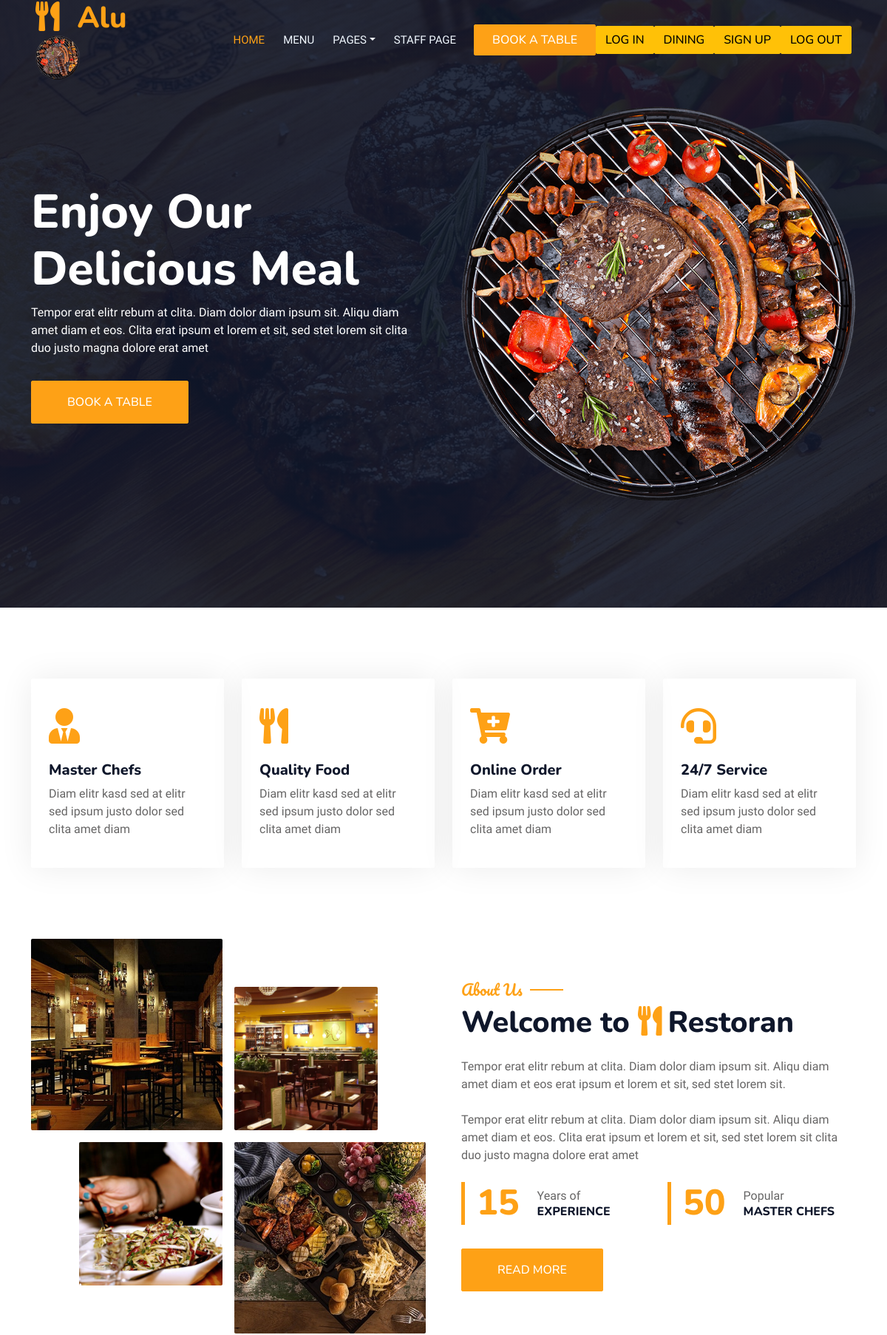
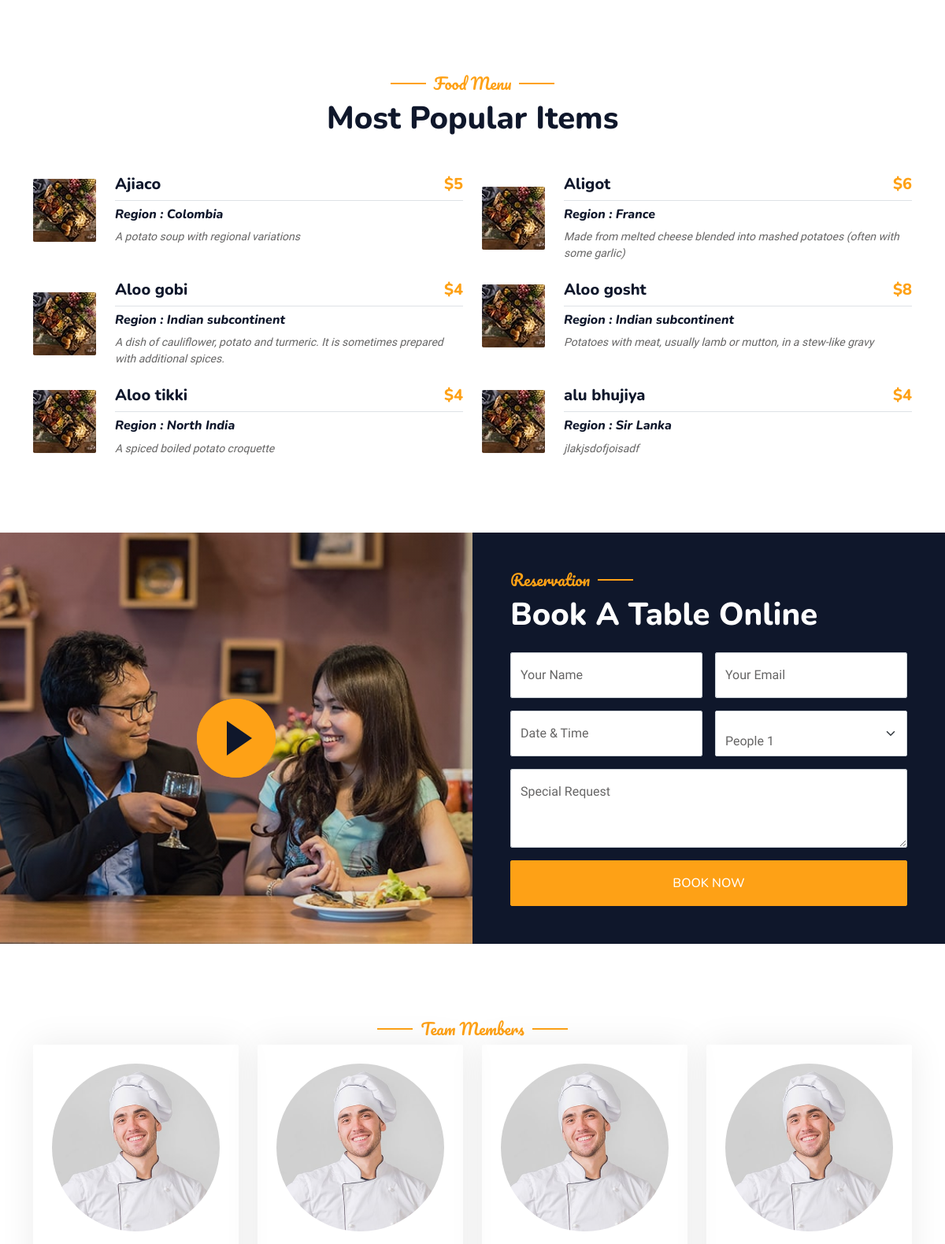
The page / (upper part) on the database its author committed (2 pictures, top to bottom).
### home/models.py (models this page shows, shortened)
class Items(models.Model):
    name = models.CharField(max_length=20)
    region = models.CharField(max_length=20, null=True)
    price = models.IntegerField()
    description = models.TextField(max_length=200)
    image = models.ImageField(null=True, blank=True, upload_to="images/")

class Staff(models.Model):
    name = models.CharField(max_length=20)
    gender = models.CharField(choices=GENDER_CHOICES, max_length=50, null=True)
    designation = models.CharField(max_length=20, null=True)
    facebook = models.CharField(max_length=200, null=True)
    linkedin = models.CharField(max_length=200, null=True)
    instagram = models.CharField(max_length=200, null=True)

### home/views.py (the view)
# urls.py: path("", index, name="index"),
def index(request):
    context = {"items": Items.objects.all(),
               "teams": Staff.objects.all(),
               "as": Testimonial.objects.all()
               }
    return render(request, "index.html", context)

### template/index.html (shortened to what this page needs)
{% extends 'base.html' %}
{% load static %}
{% block myblock %}
        <div class="container-xxl py-5">
            <div class="container">
                <div class="row g-4">
                    <div class="col-lg-3 col-sm-6 wow fadeInUp" data-wow-delay="0.1s">
                        <div class="service-item rounded pt-3">
                            <div class="p-4">
                                <i class="fa fa-3x fa-user-tie text-primary mb-4"></i>
                                <h5>Master Chefs</h5>
                                <p>Diam elitr kasd sed at elitr sed ipsum justo dolor sed clita amet diam</p>
                            </div>
                        </div>
                    </div>
                    <div class="col-lg-3 col-sm-6 wow fadeInUp" data-wow-delay="0.3s">
                        <div class="service-item rounded pt-3">
                            <div class="p-4">
                                <i class="fa fa-3x fa-utensils text-primary mb-4"></i>
                                <h5>Quality Food</h5>
                                <p>Diam elitr kasd sed at elitr sed ipsum justo dolor sed clita amet diam</p>
                            </div>
                        </div>
                    </div>
                    <div class="col-lg-3 col-sm-6 wow fadeInUp" data-wow-delay="0.5s">
                        <div class="service-item rounded pt-3">
                            <div class="p-4">
                                <i class="fa fa-3x fa-cart-plus text-primary mb-4"></i>
                                <h5>Online Order</h5>
                                <p>Diam elitr kasd sed at elitr sed ipsum justo dolor sed clita amet diam</p>
                            </div>
                        </div>
                    </div>
                    <div class="col-lg-3 col-sm-6 wow fadeInUp" data-wow-delay="0.7s">
                        <div class="service-item rounded pt-3">
                            <div class="p-4">
                                <i class="fa fa-3x fa-headset text-primary mb-4"></i>
                                <h5>24/7 Service</h5>
                                <p>Diam elitr kasd sed at elitr sed ipsum justo dolor sed clita amet diam</p>
                            </div>
                        </div>
                    </div>
                </div>
            </div>
        </div>
        <div class="container-xxl py-5">
            <div class="container">
                <div class="row g-5 align-items-center">
                    <div class="col-lg-6">
                        <div class="row g-3">
                            <div class="col-6 text-start">
                                <img class="img-fluid rounded w-100 wow zoomIn" data-wow-delay="0.1s" src="{% static 'img/about-1.jpg' %}">
                            </div>
                            <div class="col-6 text-start">
                                <img class="img-fluid rounded w-75 wow zoomIn" data-wow-delay="0.3s" src="{% static 'img/about-2.jpg' %}"style="margin-top: 25%;">
                            </div>
                            <div class="col-6 text-end">
                                <img class="img-fluid rounded w-75 wow zoomIn" data-wow-delay="0.5s" src="{% static 'img/about-3.jpg' %}">
                            </div>
                            <div class="col-6 text-end">
                                <img class="img-fluid rounded w-100 wow zoomIn" data-wow-delay="0.7s" src="{% static 'img/about-4.jpg' %}">
                            </div>
                        </div>
                    </div>
                    <div class="col-lg-6">
                        <h5 class="section-title ff-secondary text-start text-primary fw-normal">About Us</h5>
                        <h1 class="mb-4">Welcome to <i class="fa fa-utensils text-primary me-2"></i>Restoran</h1>
                        <p class="mb-4">Tempor erat elitr rebum at clita. Diam dolor diam ipsum sit. Aliqu diam amet diam et eos erat ipsum et lorem et sit, sed stet lorem sit.</p>
                        <p class="mb-4">Tempor erat elitr rebum at clita. Diam dolor diam ipsum sit. Aliqu diam amet diam et eos. Clita erat ipsum et lorem et sit, sed stet lorem sit clita duo justo magna dolore erat amet</p>
                        <div class="row g-4 mb-4">
                            <div class="col-sm-6">
                                <div class="d-flex align-items-center border-start border-5 border-primary px-3">
                                    <h1 class="flex-shrink-0 display-5 text-primary mb-0" data-toggle="counter-up">15</h1>
                                    <div class="ps-4">
                                        <p class="mb-0">Years of</p>
                                        <h6 class="text-uppercase mb-0">Experience</h6>
                                    </div>
                                </div>
                            </div>
                            <div class="col-sm-6">
                                <div class="d-flex align-items-center border-start border-5 border-primary px-3">
                                    <h1 class="flex-shrink-0 display-5 text-primary mb-0" data-toggle="counter-up">50</h1>
                                    <div class="ps-4">
                                        <p class="mb-0">Popular</p>
                                        <h6 class="text-uppercase mb-0">Master Chefs</h6>
                                    </div>
                                </div>
                            </div>
                        </div>
                        <a class="btn btn-primary py-3 px-5 mt-2" href="">Read More</a>
                    </div>
                </div>
            </div>
        </div>
        <div class="container-xxl py-5">
            <div class="container">
                <div class="text-center wow fadeInUp" data-wow-delay="0.1s">
                    <h5 class="section-title ff-secondary text-center text-primary fw-normal">Food Menu</h5>
                    <h1 class="mb-5">Most Popular Items</h1>
                </div>
                <div class="tab-class text-center wow fadeInUp" data-wow-delay="0.1s">
                    <div class="tab-content">
                        <div id="tab-1" class="tab-pane fade show p-0 active">
                            <div class="row g-4">
                                {% for item in items %}
                                <div class="col-lg-6">
                                    <div class="d-flex align-items-center">
                                        <img class="flex-shrink-0 img-fluid rounded" src="img/menu-1.jpg" alt="" style="width: 80px;">
                                        <div class="w-100 d-flex flex-column text-start ps-4">
                                            <h5 class="d-flex justify-content-between border-bottom pb-2">
                                                <span>{{ item.name }}</span>
                                                <span class="text-primary">${{ item.price }}</span>
                                            </h5>
                                            <small class="fst-italic"><h6>Region : {{ item.region }}</h6></small>
                                            <small class="fst-italic">{{ item.description }}</small>
                                        </div>
                                    </div>
                                </div>
                                {% endfor %}
                            </div>
                        </div>
                    </div>
                </div>
            </div>
        </div>
        <div class="container-xxl py-5 px-0 wow fadeInUp" data-wow-delay="0.1s">
            <div class="row g-0">
                <div class="col-md-6">
                    <div class="video">
                        <button type="button" class="btn-play" data-bs-toggle="modal" data-src="https://www.youtube.com/embed/DWRcNpR6Kdc" data-bs-target="#videoModal">
                            <span></span>
                        </button>
                    </div>
                </div>
                <div class="col-md-6 bg-dark d-flex align-items-center">
                    <div class="p-5 wow fadeInUp" data-wow-delay="0.2s">
                        <h5 class="section-title ff-secondary text-start text-primary fw-normal">Reservation</h5>
                        <h1 class="text-white mb-4">Book A Table Online</h1>
                        <form>
                            <div class="row g-3">
                                <div class="col-md-6">
                                    <div class="form-floating">
                                        <input type="text" class="form-control" id="name" placeholder="Your Name">
                                        <label for="name">Your Name</label>
                                    </div>
                                </div>
                                <div class="col-md-6">
                                    <div class="form-floating">
                                        <input type="email" class="form-control" id="email" placeholder="Your Email">
                                        <label for="email">Your Email</label>
                                    </div>
                                </div>
                                <div class="col-md-6">
                                    <div class="form-floating date" id="date3" data-target-input="nearest">
                                        <input type="text" class="form-control datetimepicker-input" id="datetime" placeholder="Date & Time" data-target="#date3" data-toggle="datetimepicker" />
                                        <label for="datetime">Date & Time</label>
                                    </div>
                                </div>
                                <div class="col-md-6">
                                    <div class="form-floating">
                                        <select class="form-select" id="select1">
                                          <option value="1">People 1</option>
                                        </select>
                                      </div>
                                </div>
                                <div class="col-12">
                                    <div class="form-floating">
                                        <textarea class="form-control" placeholder="Special Request" id="message" style="height: 100px"></textarea>
                                        <label for="message">Special Request</label>
                                    </div>
                                </div>
                                <div class="col-12">
                                    <button class="btn btn-primary w-100 py-3" type="submit">Book Now</button>
                                </div>
                            </div>
                        </form>
                    </div>
                </div>
            </div>
        </div>
        <div class="container-xxl pt-5 pb-3">
            <div class="container">
                <div class="text-center wow fadeInUp" data-wow-delay="0.1s">
                    <h5 class="section-title ff-secondary text-center text-primary fw-normal">Team Members</h5>
                </div>
                <div class="row g-4">
                            {% for team in teams %}
                    <div class="col-lg-3 col-md-6 wow fadeInUp" data-wow-delay="0.1s">
                        <div class="team-item text-center rounded overflow-hidden">
                            <div class="rounded-circle overflow-hidden m-4">
                                <img class="img-fluid" src="img/team-1.jpg" alt="">
                            </div>
                        </div>
                    </div>
                     {% endfor %}
                </div>
            </div>
        </div>
{% endblock %}

### static/css/style.css (style rules this page uses)
:root { --primary: #FEA116; --light: #F1F8FF; --dark: #0F172B; }
.ff-secondary { font-family: 'Pacifico', cursive; }
.btn { font-family: 'Nunito', sans-serif; font-weight: 500; text-transform: uppercase; transition: .5s; }
.btn.btn-primary, .btn.btn-secondary { color: #FFFFFF; }
.section-title { position: relative; display: inline-block; }
.section-title::before { position: absolute; content: ""; width: 45px; height: 2px; top: 50%; left: -55px; margin-top: -1px; background: var(--primary); }
.section-title::after { position: absolute; content: ""; width: 45px; height: 2px; top: 50%; right: -55px; margin-top: -1px; background: var(--primary); }
.section-title.text-start::before, .section-title.text-end::after { display: none; }
.service-item { box-shadow: 0 0 45px rgba(0, 0, 0, .08); transition: .5s; }
.service-item * { transition: .5s; }
.video { position: relative; height: 100%; min-height: 500px; background: linear-gradient(rgba(15, 23, 43, .1), rgba(15, 23, 43, .1)), url(../img/video.jpg); background-position: center center; background-repeat: no-repeat; background-size: cover; }
.video .btn-play { position: absolute; z-index: 3; top: 50%; left: 50%; transform: translateX(-50%) translateY(-50%); box-sizing: content-box; display: block; width: 32px; height: 44px; border-radius: 50%; border: none; outline: none; padding: 18px 20px 18px 28px; }
.video .btn-play:before { content: ""; position: absolute; z-index: 0; left: 50%; top: 50%; transform: translateX(-50%) translateY(-50%); display: block; width: 100px; height: 100px; background: var(--primary); border-radius: 50%; animation: pulse-border 1500ms ease-out infinite; }
.video .btn-play:after { content: ""; position: absolute; z-index: 1; left: 50%; top: 50%; transform: translateX(-50%) translateY(-50%); display: block; width: 100px; height: 100px; background: var(--primary); border-radius: 50%; transition: all 200ms; }
.video .btn-play span { display: block; position: relative; z-index: 3; width: 0; height: 0; border-left: 32px solid var(--dark); border-top: 22px solid transparent; border-bottom: 22px solid transparent; }
.team-item { box-shadow: 0 0 45px rgba(0, 0, 0, .08); height: calc(100% - 38px); transition: .5s; }
.team-item img { transition: .5s; }

### rows shown on the page
Items: name "Ajiaco", price "5", region "Colombia", description "A potato soup with regional variations"
Items: name "Aligot", price "6", region "France", description "Made from melted cheese blended into mashed potatoes (often with some garlic)"
Items: name "Aloo gobi", price "4", region "Indian subcontinent", description "A dish of cauliflower, potato and turmeric. It is sometimes prepared with additional spices."
Items: name "Aloo gosht", price "8", region "Indian subcontinent", description "Potatoes with meat, usually lamb or mutton, in a stew-like gravy"
Items: name "Aloo tikki", price "4", region "North India", description "A spiced boiled potato croquette"
Items: name "alu bhujiya", price "4", region "Sir Lanka", description "jlakjsdofjoisadf"
